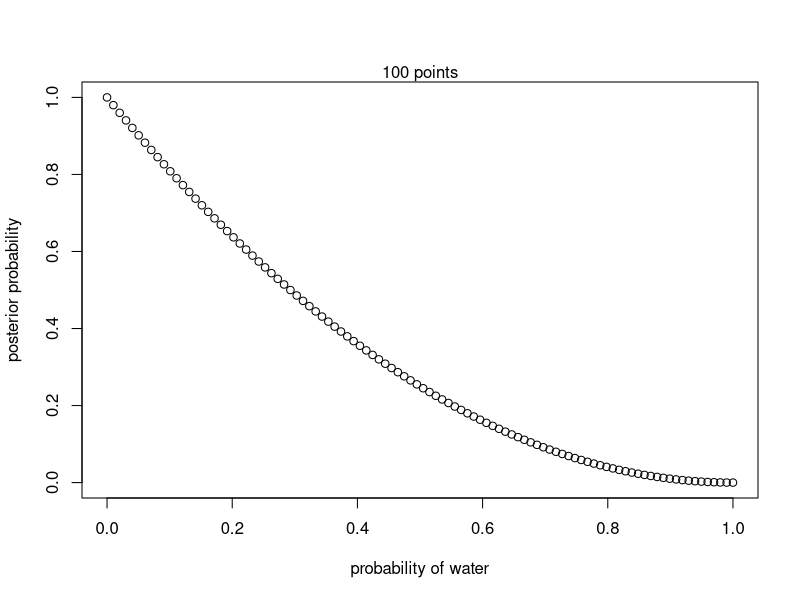

Write R code to recreate this figure.
# define grid
p_grid <- seq( from=0 , to=1 , length.out=100)
# define prior
# prior <- rep( 1 , 30 )
# prior <- ifelse( p_grid < 0.5 , 0 , 1 )
prior <- dbinom(1, size = 2, prob = p_grid)
# prior <- exp( -5*abs( p_grid - 0.5 ) )
# compute likelihood at each value in grid
likelihood <- dbinom( 0 , size= 2, prob=p_grid )
# compute product of likelihood and prior
unstd.posterior <- likelihood * prior
# standardize the posterior, so it sums to 1
posterior <- unstd.posterior / sum(unstd.posterior)

plot( p_grid , likelihood  , type="b" ,
      xlab="probability of water" , ylab="posterior probability" )
mtext( "100 points" )